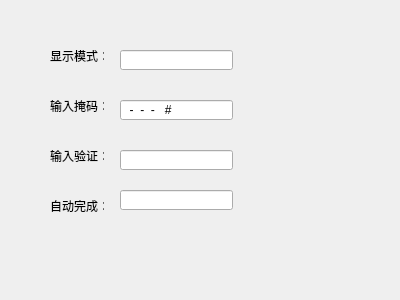
<?xml version="1.0" encoding="UTF-8"?>
<ui version="4.0">
 <class>MyWidget</class>
 <widget class="QWidget" name="MyWidget">
  <property name="geometry">
   <rect>
    <x>0</x>
    <y>0</y>
    <width>400</width>
    <height>300</height>
   </rect>
  </property>
  <property name="windowTitle">
   <string>MyWidget</string>
  </property>
  <widget class="QLabel" name="label">
   <property name="geometry">
    <rect>
     <x>50</x>
     <y>50</y>
     <width>54</width>
     <height>12</height>
    </rect>
   </property>
   <property name="text">
    <string>显示模式：</string>
   </property>
  </widget>
  <widget class="QLabel" name="label_2">
   <property name="geometry">
    <rect>
     <x>50</x>
     <y>100</y>
     <width>54</width>
     <height>12</height>
    </rect>
   </property>
   <property name="text">
    <string>输入掩码：</string>
   </property>
  </widget>
  <widget class="QLabel" name="label_3">
   <property name="geometry">
    <rect>
     <x>50</x>
     <y>150</y>
     <width>54</width>
     <height>12</height>
    </rect>
   </property>
   <property name="text">
    <string>输入验证：</string>
   </property>
  </widget>
  <widget class="QLabel" name="label_4">
   <property name="geometry">
    <rect>
     <x>50</x>
     <y>200</y>
     <width>54</width>
     <height>12</height>
    </rect>
   </property>
   <property name="text">
    <string>自动完成：</string>
   </property>
  </widget>
  <widget class="QLineEdit" name="lineEdit1">
   <property name="geometry">
    <rect>
     <x>120</x>
     <y>50</y>
     <width>113</width>
     <height>20</height>
    </rect>
   </property>
   <property name="echoMode">
    <enum>QLineEdit::Password</enum>
   </property>
  </widget>
  <widget class="QLineEdit" name="lineEdit2">
   <property name="geometry">
    <rect>
     <x>120</x>
     <y>100</y>
     <width>113</width>
     <height>20</height>
    </rect>
   </property>
   <property name="inputMask">
    <string>&gt;AA-90-bb-! aa\#H</string>
   </property>
  </widget>
  <widget class="QLineEdit" name="lineEdit3">
   <property name="geometry">
    <rect>
     <x>120</x>
     <y>150</y>
     <width>113</width>
     <height>20</height>
    </rect>
   </property>
  </widget>
  <widget class="QLineEdit" name="lineEdit4">
   <property name="geometry">
    <rect>
     <x>120</x>
     <y>190</y>
     <width>113</width>
     <height>20</height>
    </rect>
   </property>
  </widget>
 </widget>
 <layoutdefault spacing="6" margin="11"/>
 <resources/>
 <connections/>
</ui>
